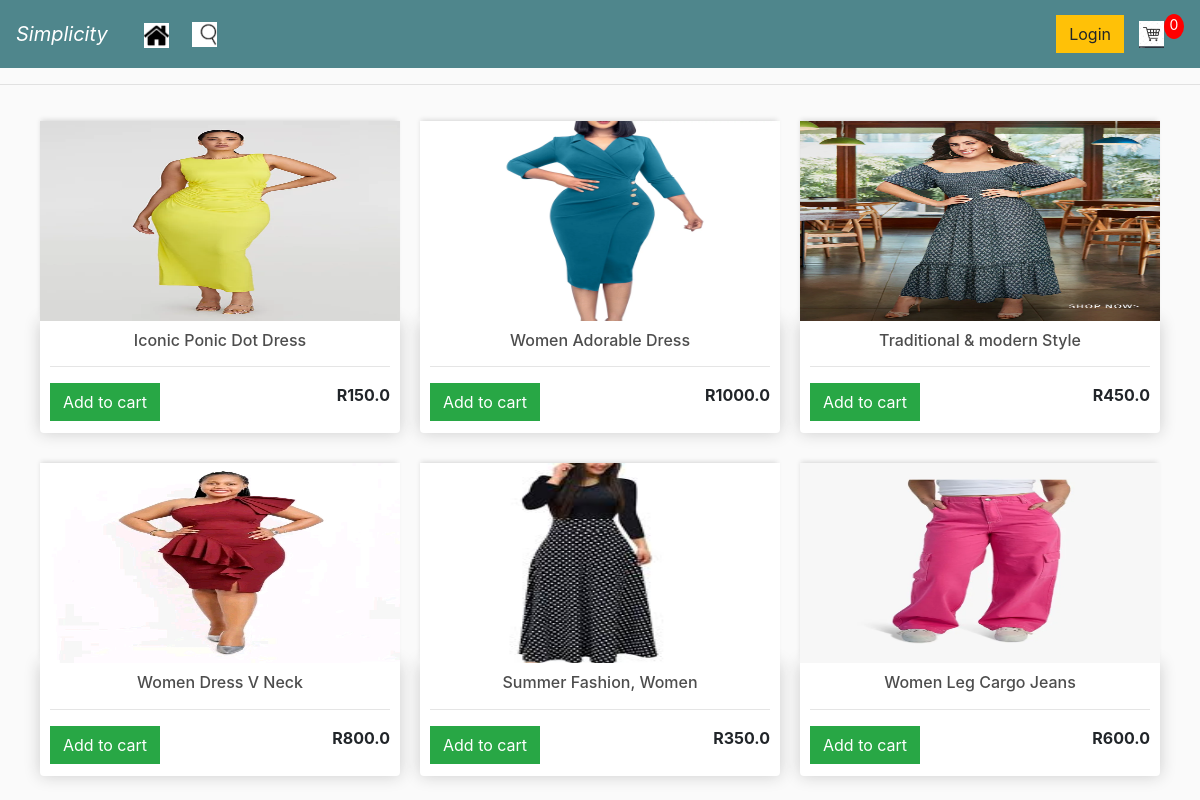
Screenshot of /women/ with the database file from the repository.
### Frontend/models.py (models this page shows, shortened)
class Product(models.Model):
    name = models.CharField(max_length=30, blank  = False, null = False)
    price = models.FloatField(null = False, blank = False)
    sex = models.CharField(max_length=5, null = False, blank = False)
    kind = models.CharField(max_length=30, null = False, blank = False)
    image = models.ImageField(null = True, blank = True)
    @property
    def imageURL(self):
        try:
            url = self.image.url
        except:
            url = ''
        return(url)

### Frontend/views.py (the view)
# urls.py: path("women/", Women, name= "women"),
def Women(request):
    objs = Product.objects.filter(kind = "dress")
    context = {"objs": objs}
    if request.user.is_authenticated:
        customer = request.user.customer
        order, create = Order.objects.get_or_create(customer = customer, complete = False)
        print(order.cartTotal, "cart total")
        items = order.orderitem_set.all()
        context = {"order": order, "items": items}
    else:
        data = cookieCart(request)
        context["items"] = data['items']
        context["order"] = data['order']
    return render(request, "Frontend/women.html", context)

### Frontend/utils.py (called while the page is built)
def cookieCart(request):
    try:
        cart = json.loads(request.COOKIES['cart'])
    except:
            cart = {}
    order = {"cartTotal":0, "number_of_items":0}
    items = []
    try:
        for i in cart:
            product = Product.objects.get(id  = i)
            total = product.price * cart[i]["quantity"]
            order["cartTotal"] += total
            order["number_of_items"] += cart[i]["quantity"]
            item = {
                    "product": {"name": product.name, "imageURL": product.imageURL, "price": product.price, "sex": product.sex, "kind": product.kind},
                    "quantity": cart[i]["quantity"],
                    "itemTotal": product.price * cart[i]["quantity"]
                }
            total += product.price * cart[i]["quantity"]
            items.append(item)
    except:
        pass
    return({'items': items, 'order': order})

### Frontend/templates/Frontend/women.html (shortened to what this page needs)
{% extends 'Frontend/main.html' %}
{% load static %}
    {% block content %}
        <div class="row">
            {% for obj in objs %}
            <div class="col-lg-4">
                <a href="{% url 'cart' %}"><img class="thumbs" src="{{obj.imageURL}}"></a>
                <div class="box-element product">
                    <h6>{{ obj.name }}</h6>
                    <hr>
                    <button data-product={{obj.id}} data-action="add" type="button" class="btn btn-success update-cart">Add to cart</button>
                    <strong><p class="price" style="text-align: right">R{{ obj.price }}</p></strong>
                </div>
            </div>
            {% endfor %}
        </div>
    {% endblock %}

### Frontend/templates/Frontend/main.html (shortened to what this page needs)
{% load static %}
<!DOCTYPE html>
<html lang="en">
<head>
    <link rel="stylesheet" href="https://stackpath.bootstrapcdn.com/bootstrap/4.4.1/css/bootstrap.min.css">
    <link rel="stylesheet" type="text/css" href="{% static '/css/main.css' %}">
</head>
<body>
    <nav class="navbar navbar-expand-sm navbar-dark bg-dark">
        <a class="navbar-brand"><i>Simplicity</i></a>
        <div class="collapse navbar-collapse" id="navbarSupportedContent">
            <ul class="navbar-nav mr-auto">
                <li class="nav-item active">
                    <a class="home" href="{% url 'home' %}"><img  id="cart-icon" src="{% static 'images/home.png' %}"></a></a>
                </li>
                <li class="nav-item dropdown">
                <a class="nav-link" href="#" id="navbarDropdown" role="button" data-toggle="dropdown" aria-haspopup="true" aria-expanded="false">
                    <img  id="cart-icon" src="{% static 'images/search.png' %}"></a>
                </li>
            </ul>
            <div class="form-inline my-2 my-lg-0">
                <a href="{% url 'login' %}"class="btn btn-warning">Login</a>
                <a href="{% url 'cart' %}">
                <img  id="cart-icon" src="{% static 'images/cart.jpg' %}"></a>
                <p id="cart-total">{{ order.number_of_items }}</p>
            </div>
        </div>
    </nav>
    <hr>
    <div class="container">
        {% block content %}
        {% endblock %}
    </div>
</body>
</html>

### static/css/main.css (style rules this page uses)
body { background-color: hsl(0, 0%, 98%); }
h1,h2,h3,h4,h5,h6 { color:hsl(0, 0%, 30%); }
.box-element { box-shadow:hsl(0, 0%, 80%) 0 0 16px; background-color: #fff; border-radius: 4px; padding: 10px; text-align: center; }
.thumbs { width: 100%; height: 200px; -webkit-box-shadow: -1px -3px 5px -2px rgba(214,214,214,1); -moz-box-shadow: -1px -3px 5px -2px rgba(214,214,214,1); box-shadow: -1px -3px 5px -2px rgba(214,214,214,1); }
.product { border-radius: 0 0 4px 4px; }
.bg-dark { background-color: #4f868c!important; }
#cart-icon { width:25px; display: inline-block; margin-left: 15px; }
#cart-total { display: block; text-align: center; color:#fff; background-color: red; width: 20px; height: 25px; border-radius: 50%; font-size: 14px; }
.col-lg-4, .col-lg-6, .col-lg-8, .col-lg-12 { margin-top: 10px; padding: 10px; }
.btn { border-radius: 0; }
.mr-auto { width:250px; padding: 5px; }
a:link { text-decoration: none; }
.home { position: relative; bottom: -20%; }
.btn-success { float: left; }

### rows the page displays
Product: imageURL (picture), name "Iconic Ponic Dot Dress", price "150.0"
Product: imageURL (picture), name "Women Adorable Dress", price "1000.0"
Product: imageURL (picture), name "Traditional & modern Style", price "450.0"
Product: imageURL (picture), name "Women Dress V Neck", price "800.0"
Product: imageURL (picture), name "Summer Fashion, Women", price "350.0"
Product: imageURL (picture), name "Women Leg Cargo Jeans", price "600.0"

### other values shown
{{ order.number_of_items }} "0"
